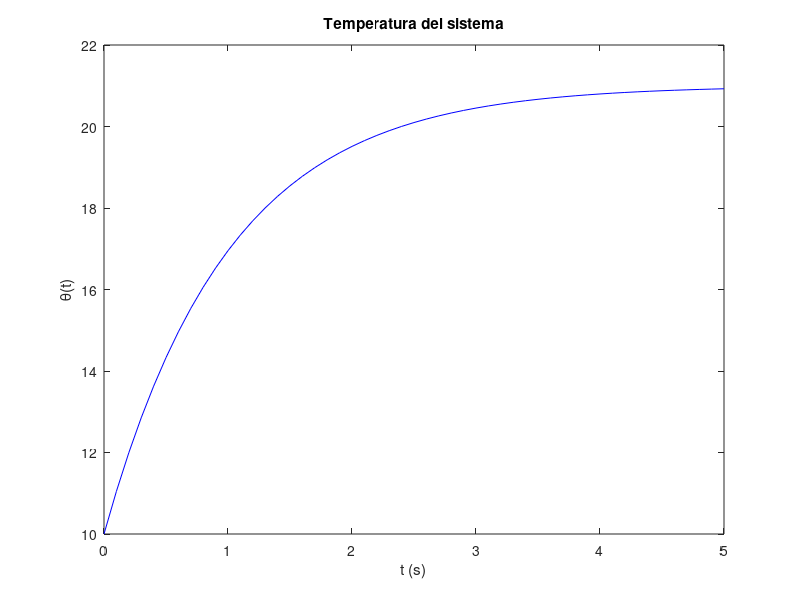

Source code (MATLAB): (Note: this script raises an error after producing the figure.)
% Modelos y Simulación
% Tema: comparación lineal vs no-lineal
% Autor: Gianfranco Salomone
 
clc;
clear all;
clf;
 
% Inicialización de variables:
R = 1;
C = 1;
r = 1;

% Valores iniciales:
theta_0 = 10;
theta_amb_0 = 20;
e_0 = 1;

% % Caso 1.
% e_t = 1;  % si e_t es aprox igual a e_0, el modelo linealizado es válido

% % Caso 2.
% e_t = 2;

% % Caso 3.
% e_t = 10;

% % Caso 4.
% e_t = 0;

% % Cambio de temp amb
% % Caso 5.
% theta_amb_0 = 25;
% e_t = 1;

% % Caso 5.
% theta_amb_0 = 10;
% e_t = 1;


% -------------------------------- Modelo linealizado --------------------------------
AA = [-1/(R*C)];
BB = [1/(R*C) 2*e_0/(C*r) -e_0^2/(r*C) ];
CC = [1];
DD = 0;

sys = ss(AA, BB, CC, DD);

% Respuesta al escalón
% step(sys);
% Respuesta a CI
% initial(sys, [theta_0]);

t  = 0:0.1:5;
u1 = theta_amb_0 * ones(size(t));        % temperatura ambiente
u2 = e_0     * ones(size(t));            % tensión
u3 = ones(size(t));                      % constante
U  = [u1; u2; u3]';                      % size: length(t)×3

x0 = [theta_0];
y = lsim(sys, U, t, x0);
plot(t, y, 'b-', 'LineWidth', 0.5);
xlabel('t (s)'); ylabel('\theta(t)');
title('Temperatura del sistema');


% -------------------------------- Modelo no-lineal --------------------------------
AA_nl = [-1/(R*C)];
BB_nl = [1/(R*C) 1/(C*r)];
CC_nl = [1];
DD_nl = 0;

sys_nl = ss(AA_nl, BB_nl, CC_nl, DD_nl);

% t  = 0:0.1:5;  Lo definimos en la sección anterior
% u1 = theta_amb_0 * ones(size(t));  Lo definimos en la sección anterior
u2_nl = e_t^2     * ones(size(t));          % tensión
U_nl  = [u1; u2_nl]';                          % size: length(t)×2

% x0 = [theta_0];  Lo definimos en la sección anterior
y_nl = lsim(sys_nl, U_nl, t, x0);
hold on;
plot(t, y_nl, 'k-', 'LineWidth', 0.5);
hold off;

legend('Linealizado','No lineal','Location','Best');
